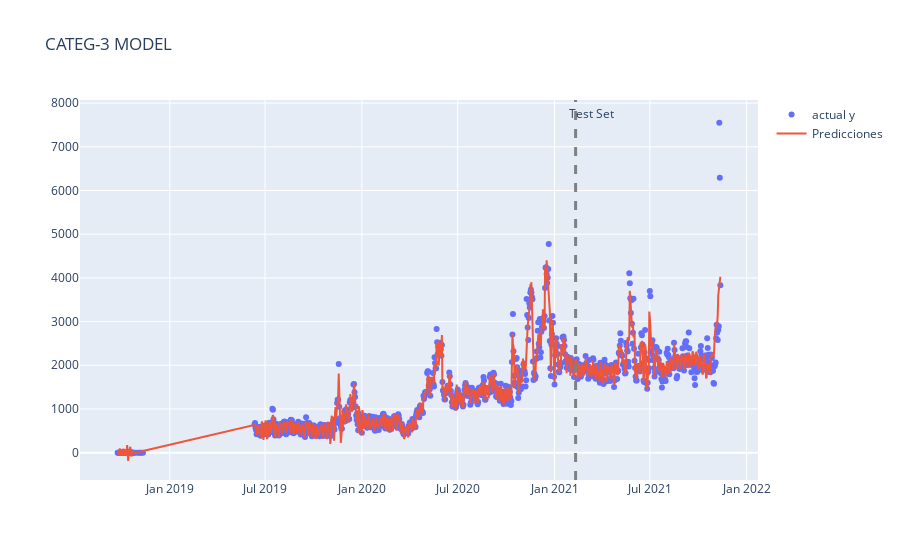

Notebook cell for this chart:
### Code cell
performance_plot(preds_df_3,df_3, 'CATEG-3')

### Figure 1 — Plotly figure (JSON) as saved in the notebook; plotly's stock layout.template omitted (floating-point values rounded to 4 significant figures; data arrays with more than 128 entries replaced by an {"elided": "..."} marker saying what was removed)
{"data": [{"mode": "markers", "name": "actual y", "type": "scatter", "x": {"elided": "920 str values"}, "y": {"elided": "920 int values"}}, {"name": "Predicciones", "type": "scatter", "x": {"elided": "920 str values"}, "y": {"elided": "920 float values"}}], "layout": {"annotations": [{"showarrow": false, "text": "Test Set", "x": "2021-03-12T00:00:00", "y": 7541, "yshift": 10}], "shapes": [{"line": {"color": "grey", "dash": "dash", "width": 3}, "type": "line", "x0": "2021-02-10T00:00:00", "x1": "2021-02-10T00:00:00", "xref": "x", "y0": 0, "y1": 1, "yref": "y domain"}], "title": {"text": "CATEG-3 MODEL"}}}
